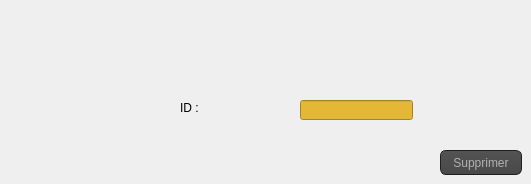
    <widget class="QWidget" name="tab_7">
     <attribute name="title">
      <string>suppresion</string>
     </attribute>
     <widget class="QLabel" name="label_31">
      <property name="geometry">
       <rect>
        <x>180</x>
        <y>100</y>
        <width>52</width>
        <height>15</height>
       </rect>
      </property>
      <property name="text">
       <string>ID :</string>
      </property>
     </widget>
     <widget class="QLineEdit" name="LS_Id">
      <property name="geometry">
       <rect>
        <x>300</x>
        <y>100</y>
        <width>113</width>
        <height>20</height>
       </rect>
      </property>
      <property name="styleSheet">
       <string notr="true">background-color: rgb(229, 183, 54);</string>
      </property>
     </widget>
     <widget class="QPushButton" name="BTSUP">
      <property name="geometry">
       <rect>
        <x>440</x>
        <y>150</y>
        <width>82</width>
        <height>25</height>
       </rect>
      </property>
      <property name="styleSheet">
       <string notr="true">

QToolTip
{
border: 1px solid black;
background-color: #ffa02f;
padding: 1px;
border-radius: 3px;
opacity: 100;
}

QWidget
{
color: #b1b1b1;
background-color: #323232;
}

QWidget:item:hover
{
background-color: QLinearGradient( x1: 0, y1: 0, x2: 0, y2: 1, stop: 0 #ffa02f, stop: 1 #ca0619);
color: #000000;
}

QWidget:item:selected
{
background-color: QLinearGradient( x1: 0, y1: 0, x2: 0, y2: 1, stop: 0 #ffa02f, stop: 1 #d7801a);
}

QMenuBar::item
{
background: transparent;
}

QMenuBar::item:selected
{
background: transparent;
border: 1px solid #ffaa00;
}

QMenuBar::item:pressed
{
background: #444;
border: 1px solid #000;
background-color: QLinearGradient(
x1:0, y1:0,
x2:0, y2:1,
stop:1 #212121,
stop:0.4 #343434/*,
stop:0.2 #343434,
stop:0.1 #ffaa00*/
);
margin-bottom:-1px;
padding-bottom:1px;
}

QMenu
{
border: 1px solid #000;
}

QMenu::item
{
padding: 2px 20px 2px 20px;
}

QMenu::item:selected
{
color: #000000;
}

QWidget:disabled
{
color: #404040;
background-color: #323232;
}

QAbstractItemView
{
background-color: QLinearGradient( x1: 0, y1: 0, x2: 0, y2: 1, stop: 0 #4d4d4d, stop: 0.1 #646464, stop: 1 #5d5d5d);
}

QWidget:focus
{
/*border: 2px solid QLinearGradient( x1: 0, y1: 0, x2: 0, y2: 1, stop: 0 #ffa02f, stop: 1 #d7801a);*/
}

QLineEdit
{
background-color: QLinearGradient( x1: 0, y1: 0, x2: 0, y2: 1, stop: 0 #4d4d4d, stop: 0 #646464, stop: 1 #5d5d5d);
padding: 1px;
border-style: solid;
border: 1px solid #1e1e1e;
border-radius: 5;
}

QPushButton
{
color: #b1b1b1;
background-color: QLinearGradient( x1: 0, y1: 0, x2: 0, y2: 1, stop: 0 #565656, stop: 0.1 #525252, stop: 0.5 #4e4e4e, stop: 0.9 #4a4a4a, stop: 1 #464646);
border-width: 1px;
border-color: #1e1e1e;
border-style: solid;
border-radius: 6;
padding: 3px;
font-size: 12px;
padding-left: 5px;
padding-right: 5px;
}

QPushButton:pressed
{
background-color: QLinearGradient( x1: 0, y1: 0, x2: 0, y2: 1, stop: 0 #2d2d2d, stop: 0.1 #2b2b2b, stop: 0.5 #292929, stop: 0.9 #282828, stop: 1 #252525);
}

QComboBox
{
selection-background-color: #ffaa00;
background-color: QLinearGradient( x1: 0, y1: 0, x2: 0, y2: 1, stop: 0 #565656, stop: 0.1 #525252, stop: 0.5 #4e4e4e, stop: 0.9 #4a4a4a, stop: 1 #464646);
border-style: solid;
border: 1px solid #1e1e1e;
border-radius: 5;
}

QComboBox:hover,QPushButton:hover
{
border: 2px solid QLinearGradient( x1: 0, y1: 0, x2: 0, y2: 1, stop: 0 #ffa02f, stop: 1 #d7801a);
}


QComboBox:on
{
padding-top: 3px;
padding-left: 4px;
background-color: QLinearGradient( x1: 0, y1: 0, x2: 0, y2: 1, stop: 0 #2d2d2d, stop: 0.1 #2b2b2b, stop: 0.5 #292929, stop: 0.9 #282828, stop: 1 #252525);
selection-background-color: #ffaa00;
}

QComboBox QAbstractItemView
{
border: 2px solid darkgray;
selection-background-color: QLinearGradient( x1: 0, y1: 0, x2: 0, y2: 1, stop: 0 #ffa02f, stop: 1 #d7801a);
}

QComboBox::drop-down
{
subcontrol-origin: padding;
subcontrol-position: top right;
width: 15px;

border-left-width: 0px;
border-left-color: darkgray;
border-left-style: solid; /* just a single line */
border-top-right-radius: 3px; /* same radius as the QComboBox */
border-bottom-right-radius: 3px;
}

QComboBox::down-arrow
{
image: url(:/down_arrow.png);
}

QGroupBox:focus
{
border: 2px solid QLinearGradient( x1: 0, y1: 0, x2: 0, y2: 1, stop: 0 #ffa02f, stop: 1 #d7801a);
}

QTextEdit:focus
{
border: 2px solid QLinearGradient( x1: 0, y1: 0, x2: 0, y2: 1, stop: 0 #ffa02f, stop: 1 #d7801a);
}

QScrollBar:horizontal {
border: 1px solid #222222;
background: QLinearGradient( x1: 0, y1: 0, x2: 0, y2: 1, stop: 0.0 #121212, stop: 0.2 #282828, stop: 1 #484848);
height: 7px;
margin: 0px 16px 0 16px;
}

QScrollBar::handle:horizontal
{
background: QLinearGradient( x1: 0, y1: 0, x2: 1, y2: 0, stop: 0 #ffa02f, stop: 0.5 #d7801a, stop: 1 #ffa02f);
min-height: 20px;
border-radius: 2px;
}

QScrollBar::add-line:horizontal {
border: 1px solid #1b1b19;
border-radius: 2px;
background: QLinearGradient( x1: 0, y1: 0, x2: 1, y2: 0, stop: 0 #ffa02f, stop: 1 #d7801a);
width: 14px;
subcontrol-position: right;
subcontrol-origin: margin;
}

QScrollBar::sub-line:horizontal {
border: 1px solid #1b1b19;
border-radius: 2px;
background: QLinearGradient( x1: 0, y1: 0, x2: 1, y2: 0, stop: 0 #ffa02f, stop: 1 #d7801a);
width: 14px;
subcontrol-position: left;
subcontrol-origin: margin;
}

QScrollBar::right-arrow:horizontal, QScrollBar::left-arrow:horizontal
{
border: 1px solid black;
width: 1px;
height: 1px;
background: white;
}

QScrollBar::add-page:horizontal, QScrollBar::sub-page:horizontal
{
background: none;
}

QScrollBar:vertical
{
background: QLinearGradient( x1: 0, y1: 0, x2: 1, y2: 0, stop: 0.0 #121212, stop: 0.2 #282828, stop: 1 #484848);
width: 7px;
margin: 16px 0 16px 0;
border: 1px solid #222222;
}

QScrollBar::handle:vertical
{
background: QLinearGradient( x1: 0, y1: 0, x2: 0, y2: 1, stop: 0 #ffa02f, stop: 0.5 #d7801a, stop: 1 #ffa02f);
min-height: 20px;
border-radius: 2px;
}

QScrollBar::add-line:vertical
{
border: 1px solid #1b1b19;
border-radius: 2px;
background: QLinearGradient( x1: 0, y1: 0, x2: 0, y2: 1, stop: 0 #ffa02f, stop: 1 #d7801a);
height: 14px;
subcontrol-position: bottom;
subcontrol-origin: margin;
}

QScrollBar::sub-line:vertical
{
border: 1px solid #1b1b19;
border-radius: 2px;
background: QLinearGradient( x1: 0, y1: 0, x2: 0, y2: 1, stop: 0 #d7801a, stop: 1 #ffa02f);
height: 14px;
subcontrol-position: top;
subcontrol-origin: margin;
}

QScrollBar::up-arrow:vertical, QScrollBar::down-arrow:vertical
{
border: 1px solid black;
width: 1px;
height: 1px;
background: white;
}


QScrollBar::add-page:vertical, QScrollBar::sub-page:vertical
{
background: none;
}

QTextEdit
{
background-color: #242424;
}

QPlainTextEdit
{
background-color: #242424;
}

QHeaderView::section
{
background-color: QLinearGradient(x1:0, y1:0, x2:0, y2:1, stop:0 #616161, stop: 0.5 #505050, stop: 0.6 #434343, stop:1 #656565);
color: white;
padding-left: 4px;
border: 1px solid #6c6c6c;
}

QCheckBox:disabled
{
color: #414141;
}

QDockWidget::title
{
text-align: center;
spacing: 3px; /* spacing between items in the tool bar */
background-color: QLinearGradient(x1:0, y1:0, x2:0, y2:1, stop:0 #323232, stop: 0.5 #242424, stop:1 #323232);
}

QDockWidget::close-button, QDockWidget::float-button
{
text-align: center;
spacing: 1px; /* spacing between items in the tool bar */
background-color: QLinearGradient(x1:0, y1:0, x2:0, y2:1, stop:0 #323232, stop: 0.5 #242424, stop:1 #323232);
}

QDockWidget::close-button:hover, QDockWidget::float-button:hover
{
background: #242424;
}

QDockWidget::close-button:pressed, QDockWidget::float-button:pressed
{
padding: 1px -1px -1px 1px;
}

QMainWindow::separator
{
background-color: QLinearGradient(x1:0, y1:0, x2:0, y2:1, stop:0 #161616, stop: 0.5 #151515, stop: 0.6 #212121, stop:1 #343434);
color: white;
padding-left: 4px;
border: 1px solid #4c4c4c;
spacing: 3px; /* spacing between items in the tool bar */
}

QMainWindow::separator:hover
{

background-color: QLinearGradient(x1:0, y1:0, x2:0, y2:1, stop:0 #d7801a, stop:0.5 #b56c17 stop:1 #ffa02f);
color: white;
padding-left: 4px;
border: 1px solid #6c6c6c;
spacing: 3px; /* spacing between items in the tool bar */
}

QToolBar::handle
{
spacing: 3px; /* spacing between items in the tool bar */
background: url(:/images/handle.png);
}

QMenu::separator
{
height: 2px;
background-color: QLinearGradient(x1:0, y1:0, x2:0, y2:1, stop:0 #161616, stop: 0.5 #151515, stop: 0.6 #212121, stop:1 #343434);
color: white;
padding-left: 4px;
margin-left: 10px;
margin-right: 5px;
}

QProgressBar
{
border: 2px solid grey;
border-radius: 5px;
text-align: center;
}

QProgressBar::chunk
{
background-color: #d7801a;
width: 2.15px;
margin: 0.5px;
}

QTabBar::tab {
color: #b1b1b1;
border: 1px solid #444;
border-bottom-style: none;
background-color: #323232;
padding-left: 10px;
padding-right: 10px;
padding-top: 3px;
padding-bottom: 2px;
margin-right: -1px;
}

QTabWidget::pane {
border: 1px solid #444;
top: 1px;
}

QTabBar::tab:last
{
margin-right: 0; /* the last selected tab has nothing to overlap with on the right */
border-top-right-radius: 3px;
}

QTabBar::tab:first:!selected
{
margin-left: 0px; /* the last selected tab has nothing to overlap with on the right */


border-top-left-radius: 3px;
}

QTabBar::tab:!selected
{
color: #b1b1b1;
border-bottom-style: solid;
margin-top: 3px;
background-color: QLinearGradient(x1:0, y1:0, x2:0, y2:1, stop:1 #212121, stop:.4 #343434);
}

QTabBar::tab:selected
{
border-top-left-radius: 3px;
border-top-right-radius: 3px;
margin-bottom: 0px;
}

QTabBar::tab:!selected:hover
{
/*border-top: 2px solid #ffaa00;
padding-bottom: 3px;*/
border-top-left-radius: 3px;
border-top-right-radius: 3px;
background-color: QLinearGradient(x1:0, y1:0, x2:0, y2:1, stop:1 #212121, stop:0.4 #343434, stop:0.2 #343434, stop:0.1 #ffaa00);
}

QRadioButton::indicator:checked, QRadioButton::indicator:unchecked{
color: #b1b1b1;
background-color: #323232;
border: 1px solid #b1b1b1;
border-radius: 6px;
}

QRadioButton::indicator:checked
{
background-color: qradialgradient(
cx: 0.5, cy: 0.5,
fx: 0.5, fy: 0.5,
radius: 1.0,
stop: 0.25 #ffaa00,
stop: 0.3 #323232
);
}

QCheckBox::indicator{
color: #b1b1b1;
background-color: #323232;
border: 1px solid #b1b1b1;
width: 9px;
height: 9px;
}

QRadioButton::indicator
{
border-radius: 6px;
}

QRadioButton::indicator:hover, QCheckBox::indicator:hover
{
border: 1px solid #ffaa00;
}

QCheckBox::indicator:checked
{
image:url(:/images/checkbox.png);
}

QCheckBox::indicator:disabled, QRadioButton::indicator:disabled
{
border: 1px solid #444;
}
</string>
      </property>
      <property name="text">
       <string>Supprimer</string>
      </property>
     </widget>
    </widget>
